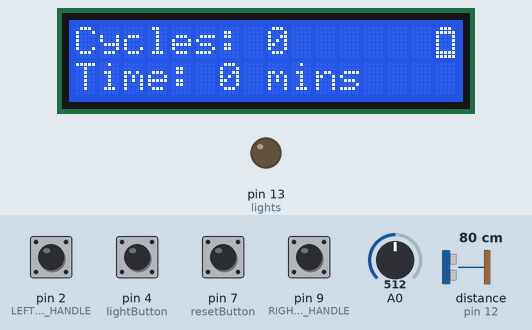
This sketch was run on a simulated Arduino Uno, built with avr-gcc and run on an emulated ATmega328P. Shown: 16×2 character LCD, output pins drawn as LEDs (lit = HIGH). Wiring (inferred from the names in the program): ultrasonic range finder: trigger pin 8; echo pin 12. Dashed ring = blinking. The inputs (shaded band) are chosen by the test bench; at power-on: pin 2 (LEFT_BRAKE_HANDLE), pin 4 (lightButton), pin 7 (resetButton), pin 9 (RIGHT_BRAKE_HANDLE) HIGH, distance to the obstacle (sensor on pin 12) 80 cm, A0 = 512. The echo pulse lasts 58.3 µs per cm; pins used as bus, display or sensor lines are not drawn; what the sketch prints to the serial monitor is not drawn.

Above: at 6.0 s.
6.1 s: distance to the obstacle (sensor on pin 12) set to 2 cm
At 7.7 s:
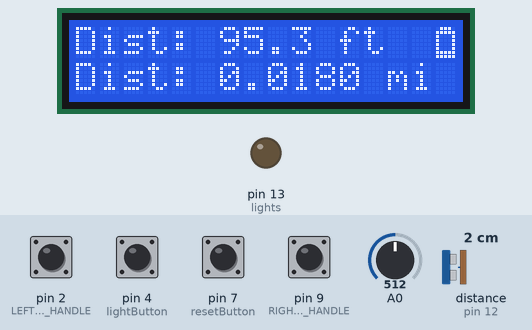
8.4 s: pin 4 (lightButton) pulled LOW for 0.15 s
At 8.9 s:
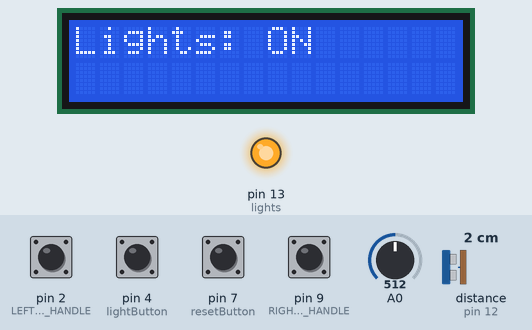
9.1 s: A0 set to 306
At 10.0 s:
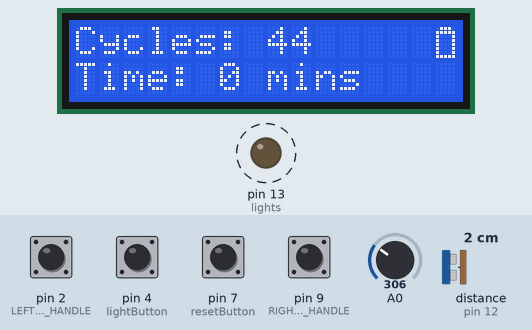
10.7 s: pin 7 (resetButton) pulled LOW for 0.15 s
At 10.81 s:
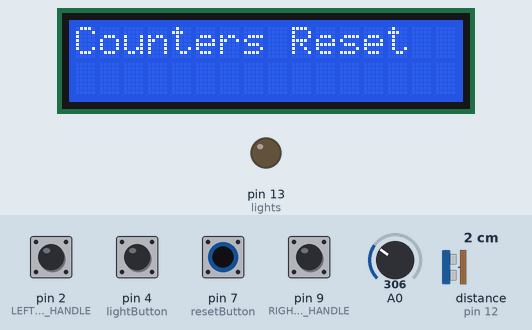
11.4 s: pin 4 (lightButton) pulled LOW for 1 s
At 11.9 s:
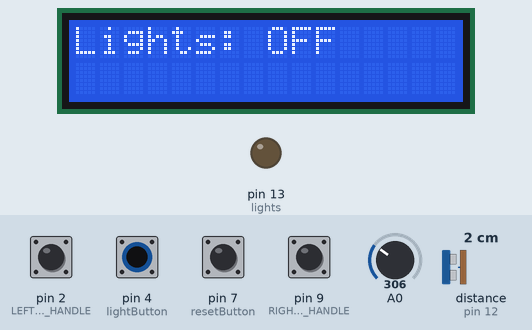
13.0 s: pin 4 (lightButton) pulled LOW for 0.15 s
At 13.92 s:
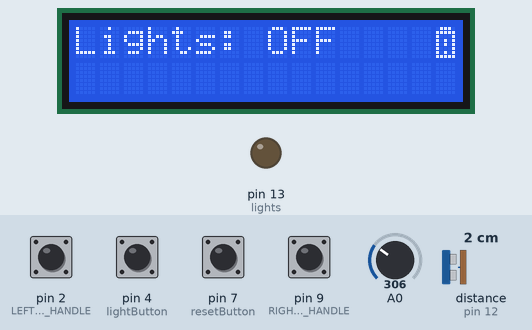
Timing chart, 0 to 14.7 s (numbered marks = the images above; inputs shaded):
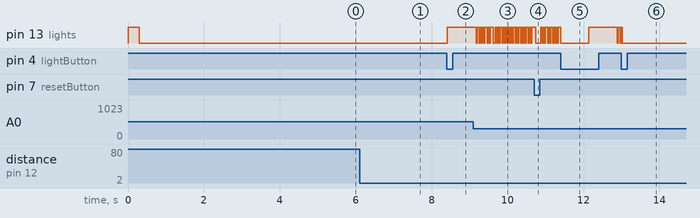

The sketch:

Bikeometer.ino
```cpp
#include <Wire.h> // Library for I2C communication
#include <LiquidCrystal_I2C.h> // Library for LCDv
// Wiring: SDA pin is connected to A4 and SCL pin to A5.
// Connect to LCD via I2C, default address 0x27 (A0-A2 not jumpered)
LiquidCrystal_I2C lcd = LiquidCrystal_I2C(0x27, 16, 2); // Change to (0x27,20,4) for 20x4 LCD.


#define echoPin 12 // attach pin D2 Arduino to pin Echo of HC-SR04
#define trigPin 8 //attach pin D3 Arduino to pin Trig of HC-SR04

// defines variables
long duration; // variable for the duration of sound wave travel
int distance; // variable for the distance measurement

int b = 0;

float timeGone;
int lightButton = 4;
int resetButton = 7;
int timeGoneMins = 0;
int rotations = 0;
int x = 0;
int z = 0;
float input_volt = 0.0;


int timeMin = 59995;
int timeMax = 60005;
int lights = 13;
int lightsDelay = 0;
int leftBrake = 0;
int rightBrake = 0;
int IRstatus;
int reset;
int lightBtn;
bool y = false;
float distanceFeet = 0.0000;
float distanceMiles = 0.000000000000000000000000000000;

float oneRevolution = 6.8067783333;
//int batteryPin = A0;


int value = 0;

float R1 = 39000.0;
float R2 = 27000.0;


void setup() {
  Serial.begin(9600);
  //pinMode(A0, INPUT);
  // put your setup code here, to run once:
  pinMode(trigPin, OUTPUT); // Sets the trigPin as an OUTPUT
  pinMode(echoPin, INPUT); // Sets the echoPin as an INPUT
  pinMode(2, INPUT_PULLUP); //LEFT BRAKE HANDLE
  pinMode(9, INPUT_PULLUP); //RIGHT BRAKE HANDLE
  pinMode(lightButton, INPUT_PULLUP);
  pinMode(resetButton, INPUT_PULLUP);
  pinMode(13, OUTPUT);
  digitalWrite(13, HIGH);
  delay(300);
  digitalWrite(13, LOW);
  lcd.init();
  lcd.backlight();
  lcd.clear();
  lcd.print("  Bikeometer  ");
  lcd.setCursor(0, 1);
  lcd.print("  Version 1.9  ");

  timeGoneMins = round(timeGone / 60000);
}

void loop() {


  if (digitalRead(9) == HIGH && digitalRead(2) == HIGH) {
    rightBrake++;
    leftBrake++;
    Serial.println(rightBrake);
    Serial.println(leftBrake);
    while (digitalRead(9) == HIGH && digitalRead(2) == HIGH) {
      delay(1);
      //Serial.println("BOTH!");
      check();

    }
  }
  if (digitalRead(9) == HIGH) {
    rightBrake++;
    updateSensor();
    Serial.println(rightBrake);
    while (digitalRead(9) == HIGH) {
      Serial.println("Front!");
      delay(1);
      updateSensor();
      check();

    }
  }

  if (digitalRead(2) == HIGH) {
    leftBrake++;
    updateSensor();
    Serial.println(leftBrake);
    while (digitalRead(2) == HIGH) {
      delay(1);
      Serial.println("Rear!");
      updateSensor();
      check();

    }
  }

  delay(1);
  check();

}

void check() {
  timeGone = millis();
  updateSensor();


  reset = digitalRead(resetButton);
  lightBtn = digitalRead(lightButton);
  updateSensor();
  // Serial.println(digitalRead(lights));
  if (lightBtn == LOW && y == false) {
    y = true;
    lcd.clear();
    updateSensor();
    lcd.print("Lights: ON");
    digitalWrite(lights, HIGH);
    updateSensor();
    delay(700);
    updateSensor();


  } else if (lightBtn == LOW && y == true) {
    y = false;
    lcd.clear();
    updateSensor();
    lcd.print("Lights: OFF");
    updateSensor();
    digitalWrite(lights, LOW);
    updateSensor();
    delay(700);
    updateSensor();

  }
  if (y == true) {
    if (lightsDelay == 9 || lightsDelay == 10 || lightsDelay == 11) {

      digitalWrite(lights, HIGH);
      updateSensor();


    }
    if (lightsDelay > 19) {
      digitalWrite(lights, LOW);
      updateSensor();
      lightsDelay = 0;
    }
    lightsDelay++;
  }


  if (reset == LOW) {
    updateSensor();
    rotations = 0;
    x = 0;
    distanceMiles = 0.0;
    updateSensor();
    distanceFeet = 0;
    timeGone = 0;
    timeGoneMins = 0;
    rightBrake = 0;
    updateSensor();
    leftBrake = 0;
    lcd.clear();
    lcd.print("Counters Reset");

  }
  if (z >= 19) {
    if (distance < 4) {//detected
      rotations++;
     distanceFeet = distanceFeet + oneRevolution;
      z = 0;
    }
  } else {
    z++;
  }
   updateSensor();
   distanceMiles = distanceFeet / 5280.0;


  if (x == 300 || x == 301) {//UPDATE DISPLAY
    updateSensor();

    lcd.clear();
   updateSensor();
    //lcd.setCursor(0, 0);
    lcd.print("Cycles: ");
    updateSensor();
    //Serial.println(distance);
    lcd.print(rotations);
    updateSensor();
    lcd.setCursor(0, 1);
    updateSensor();
    lcd.print("Time: ");

    timeGoneMins = timeGone / 60000;


    lcd.print(timeGoneMins);


    updateSensor();

    lcd.print(" mins");
    batteryUpdate();
    updateSensor();
  }


  if (x == 599 || x == 600) {
    // Clears the trigPin condition
    updateSensor();
    lcd.clear();
    updateSensor();
    //lcd.setCursor(0, 0);
    lcd.print("Dist: ");
    updateSensor();
    lcd.print(distanceFeet,1);

    updateSensor();
    lcd.print(" ft");
    updateSensor();

    lcd.setCursor(0, 1);
    updateSensor();
    lcd.print("Dist: ");
    updateSensor();
    lcd.print(distanceMiles,4);
    updateSensor();
    lcd.print(" mi");
    batteryUpdate();

  }


  if (x > 899) {
    updateSensor();
    lcd.clear();
    updateSensor();
    lcd.print("Brake Usage:");
    updateSensor();
    lcd.setCursor(0, 1);
    updateSensor();
    lcd.print("F: ");
    updateSensor();
    lcd.print(leftBrake);
    updateSensor();
    lcd.print("   R: ");
    updateSensor();
    lcd.print(rightBrake);
    updateSensor();
    batteryUpdate();
    updateSensor();
    x = 0;
    updateSensor();
  }
  x++;


  if (b == 50  || b == 51) {
    lowBattery();
    updateSensor();
  }
  if (b == 100 || b == 101) {
    lowBattery1();
    b = 0;
    updateSensor();
  }
  b++;
}


void batteryUpdate() {
  updateSensor();
  value = analogRead(A0);
  input_volt = value * (5.0 / 1024) * ((R1 + R2) / R2);

  // input_volt = input_volt * 2 - 0.41;
  if (input_volt < 0.1)
  {
    input_volt = 0.0;
  }

  if (input_volt > 6.10 && input_volt < 6.31) {
    byte Batt[] = {//1 bar
      B01110,
      B11111,
      B10001,
      B10001,
      B10001,
      B10001,
      B11111,
      B11111
    };
    lcd.createChar(0, Batt);
    lcd.home();
    lcd.setCursor(15, 0); // top right
    lcd.write(0);
  }
  if (input_volt > 6.31 && input_volt < 6.71) {
    byte Batt[] = {// 2 bar
      B01110,
      B11111,
      B10001,
      B10001,
      B10001,
      B11111,
      B11111,
      B11111
    };
    lcd.createChar(0, Batt);
    lcd.home();
    lcd.setCursor(15, 0); // top right
    lcd.write(0);
  }
  if (input_volt > 6.71 && input_volt < 7.20) {
    byte Batt[] = { //3 bars
      B01110,
      B11111,
      B10001,
      B10001,
      B11111,
      B11111,
      B11111,
      B11111
    };
    lcd.createChar(0, Batt);
    lcd.home();
    lcd.setCursor(15, 0); // top right
    lcd.write(0);
  }
  if (input_volt > 7.20 && input_volt < 7.60) {
    byte Batt[] = {
      B01110,
      B11111,
      B10001,
      B11111,
      B11111,
      B11111,
      B11111,
      B11111
    };
    lcd.createChar(0, Batt);
    lcd.home();
    lcd.setCursor(15, 0); // top right
    lcd.write(0);
  }
  if (input_volt > 7.60) {
    byte Batt[] = {
      B01110,
      B11111,
      B11111,
      B11111,
      B11111,
      B11111,
      B11111,
      B11111
    };
    lcd.createChar(0, Batt);
    lcd.home();
    lcd.setCursor(15, 0); // top right
    lcd.write(0);
    //5 bars (full)
  }
}
void lowBattery() {
  value = analogRead(A0);
  input_volt = value * (5.0 / 1024) * ((R1 + R2) / R2);

  // input_volt = input_volt * 2 - 0.41;
  if (input_volt < 0.1)
  {
    input_volt = 0.0;
  }


  if (input_volt < 6.10) {

    byte Batt[] = {//0 bars
      B01110,
      B11111,
      B10001,
      B10101,
      B10101,
      B10001,
      B10101,
      B11111
    };

    lcd.createChar(0, Batt);
    lcd.home();
    lcd.setCursor(15, 0); // top right
    lcd.write(0);


    //print LOW BATTERY (0 bars) EXCLAMATION POINT ADDED!


  }

}


void lowBattery1() {
  value = analogRead(A0);
  input_volt = value * (5.0 / 1024) * ((R1 + R2) / R2);

  // input_volt = input_volt * 2 - 0.41;
  if (input_volt < 0.1)
  {
    input_volt = 0.0;
  }
  if (input_volt < 6.10) {

    byte Batt[] = {//0 bars
      B01110,
      B11111,
      B10001,
      B10001,
      B10001,
      B10001,
      B10001,
      B11111
    };
    lcd.createChar(0, Batt);
    lcd.home();
    lcd.setCursor(15, 0); // top right
    lcd.write(0);


  }
}

void updateSensor() {
  // Clears the trigPin condition
  digitalWrite(trigPin, LOW);
  delayMicroseconds(2);
  // Sets the trigPin HIGH (ACTIVE) for 10 microseconds
  digitalWrite(trigPin, HIGH);
  delayMicroseconds(10);
  digitalWrite(trigPin, LOW);
  // Reads the echoPin, returns the sound wave travel time in microseconds
  duration = pulseIn(echoPin, HIGH);
  // Calculating the distance
  distance = duration * 0.034 / 2; // Speed of sound wave divided by 2 (go and back)
  // Displays the distance on the Serial Monitor
  //Serial.println(distance);
}
```

Measured:
- after the input at 6.1 s, the display: first changes after 0.80 s (image 1 shows a later state)
- after the input at 8.4 s, pin 13 (lights): LOW → HIGH at once; the display: first differs from a run without the input at once (image 2)
- after the input at 9.1 s, the display: first changes after 0.15 s (image 3 shows a later state)
- after the input at 10.7 s, the display: first differs from a run without the input at once (image 4 shows a later state)
- after the input at 11.4 s, the display: first differs from a run without the input at once (image 5)
- after the input at 13.0 s, pin 13 (lights): goes on until 13.0 s, then stays LOW; the display: first differs from a run without the input at once (image 6 shows a later state)
- what the display in image 1 shows lasts 0.9 s, from 7.0 s to 7.9 s
